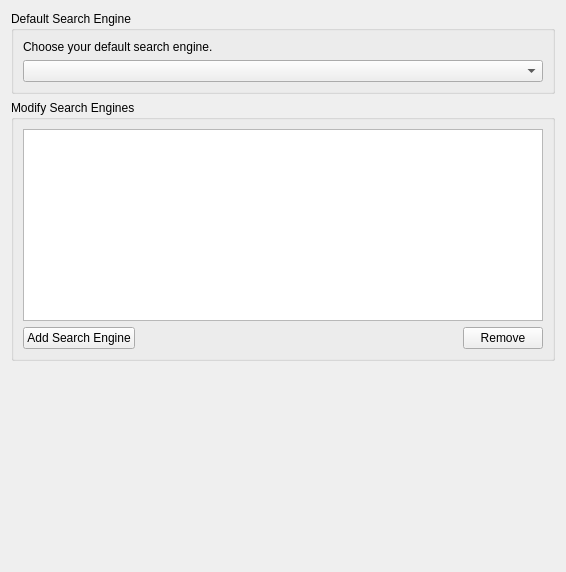
<?xml version="1.0" encoding="UTF-8"?>
<ui version="4.0">
 <class>SearchTab</class>
 <widget class="QWidget" name="SearchTab">
  <property name="geometry">
   <rect>
    <x>0</x>
    <y>0</y>
    <width>566</width>
    <height>572</height>
   </rect>
  </property>
  <property name="windowTitle">
   <string>Form</string>
  </property>
  <layout class="QVBoxLayout" name="verticalLayout_3">
   <item>
    <widget class="QGroupBox" name="groupBoxDefault">
     <property name="title">
      <string>Default Search Engine</string>
     </property>
     <layout class="QVBoxLayout" name="verticalLayout">
      <item>
       <widget class="QLabel" name="labelDefaultHelp">
        <property name="text">
         <string>Choose your default search engine.</string>
        </property>
       </widget>
      </item>
      <item>
       <widget class="QComboBox" name="comboBox"/>
      </item>
     </layout>
    </widget>
   </item>
   <item>
    <widget class="QGroupBox" name="groupBoxSearchEngines">
     <property name="title">
      <string>Modify Search Engines</string>
     </property>
     <layout class="QVBoxLayout" name="verticalLayout_2">
      <item>
       <widget class="QListWidget" name="listWidget">
        <property name="editTriggers">
         <set>QAbstractItemView::NoEditTriggers</set>
        </property>
       </widget>
      </item>
      <item>
       <layout class="QHBoxLayout" name="horizontalLayout">
        <item>
         <widget class="QPushButton" name="pushButtonAddEngine">
          <property name="text">
           <string>Add Search Engine</string>
          </property>
         </widget>
        </item>
        <item>
         <spacer name="horizontalSpacer">
          <property name="orientation">
           <enum>Qt::Horizontal</enum>
          </property>
          <property name="sizeHint" stdset="0">
           <size>
            <width>40</width>
            <height>20</height>
           </size>
          </property>
         </spacer>
        </item>
        <item>
         <widget class="QPushButton" name="pushButtonRemoveEngine">
          <property name="text">
           <string>Remove</string>
          </property>
          <property name="checkable">
           <bool>false</bool>
          </property>
         </widget>
        </item>
       </layout>
      </item>
     </layout>
    </widget>
   </item>
   <item>
    <spacer name="verticalSpacer">
     <property name="orientation">
      <enum>Qt::Vertical</enum>
     </property>
     <property name="sizeHint" stdset="0">
      <size>
       <width>20</width>
       <height>40</height>
      </size>
     </property>
    </spacer>
   </item>
  </layout>
 </widget>
 <resources/>
 <connections/>
</ui>
